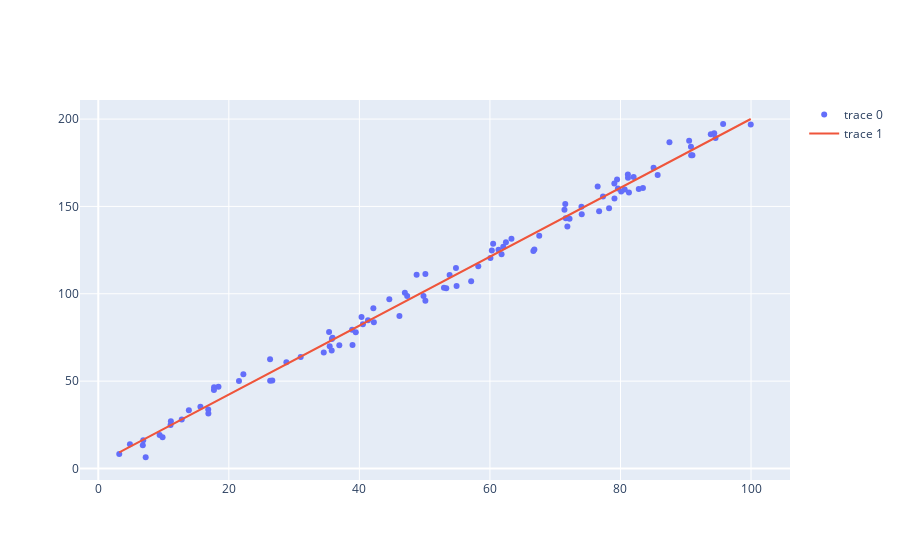

Source (notebook cell):
### Markdown cell above
#### Linear regression

### Code cell
X = df_data_1d.X.values
Y = df_data_1d.Y.values
denominator = np.sum(X**2) - np.mean(X)*np.sum(X)
a = (np.sum(np.dot(Y,X)) - np.mean(Y) * np.sum(X))/denominator
b = (np.sum(X**2) * np.mean(Y) - np.mean(X) * (np.sum(np.dot(Y,X)))) /denominator
print(a,b)

Y_hat = a*X + b

fig = go.Figure()
fig.add_trace(go.Scatter(x=df_data_1d.X,y=df_data_1d.Y,mode='markers'))
fig.add_trace(go.Scatter(x= X, y= Y_hat,mode = 'lines'))
fig.show()
